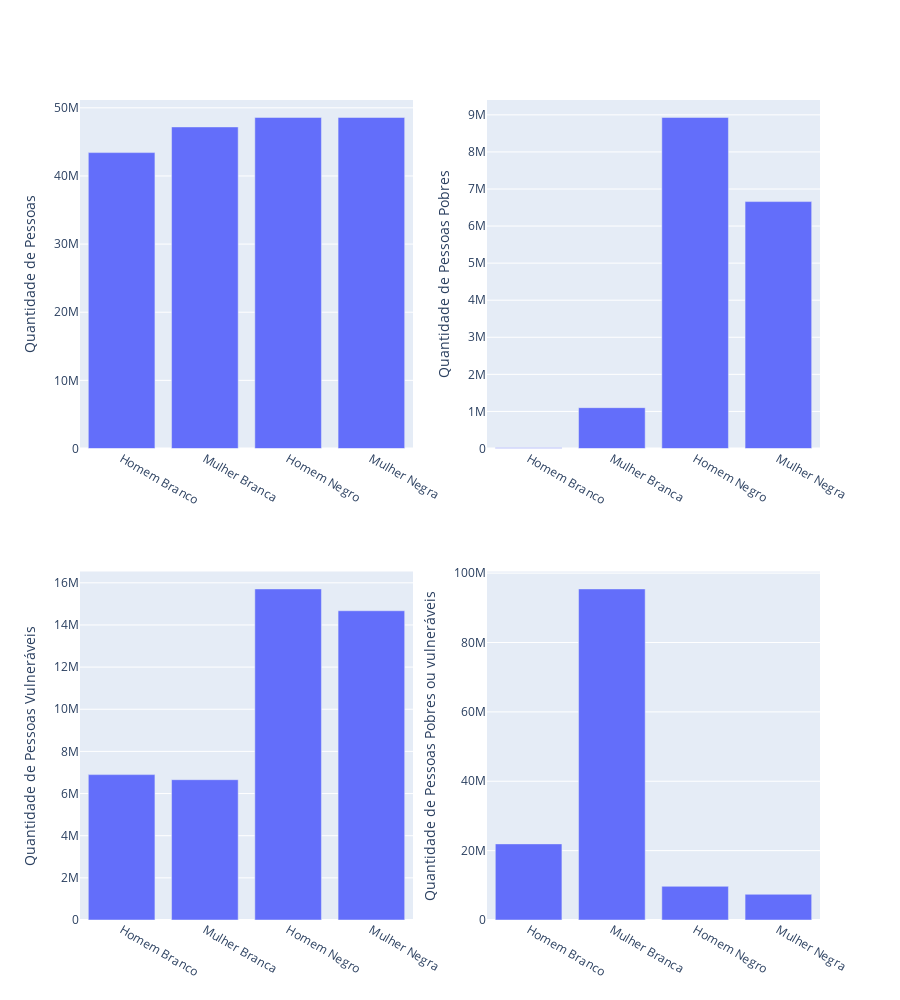

The code cell stored with this chart in its notebook:
### Markdown cell above
## Hora de plotar!!

vamos analisar como cada grupo esta relacionado com a pobreza

### Code cell
dftemp = newDataframe

dftemp = dftemp[(dftemp['local']== 0)]


mapeamento = {
    1: 'Homem Branco',
    2: 'Mulher Branca',
    3: 'Homem Negro',
    4: 'Mulher Negra'
}

dftemp['sxraca'] = dftemp['sxraca'].map(mapeamento)


fig = sp.make_subplots(rows=2, cols=2)

fig1 = px.bar(dftemp, x='sxraca', y='qtd_pessoas')
fig.add_trace(fig1['data'][0], row=1, col=1)

fig2 = px.bar(dftemp, x='sxraca', y='qtd_pes_pobres')
fig.add_trace(fig2['data'][0], row=1, col=2)

fig3 = px.bar(dftemp, x='sxraca', y='qtd_pes_vulneraveis')
fig.add_trace(fig3['data'][0], row=2, col=1)

fig4 = px.bar(dftemp, x='sxraca', y='qtd_pes_pob_vul')
fig.add_trace(fig4['data'][0], row=2, col=2)

fig.update_yaxes(title_text='Quantidade de Pessoas', row=1, col=1)
fig.update_yaxes(title_text='Quantidade de Pessoas Pobres', row=1, col=2)

fig.update_yaxes(title_text='Quantidade de Pessoas Vulneráveis', row=2, col=1)
fig.update_yaxes(title_text='Quantidade de Pessoas Pobres ou vulneráveis', row=2, col=2)
fig.update_layout(height=1000)
fig.show()

### Figure 1 — Plotly figure (JSON) as saved in the notebook; plotly's stock layout.template omitted (floating-point values rounded to 4 significant figures)
{"data": [{"alignmentgroup": "True", "hovertemplate": "sxraca=%{x}<br>qtd_pessoas=%{y}<extra></extra>", "legendgroup": "", "marker": {"color": "#636efa", "pattern": {"shape": ""}}, "name": "", "offsetgroup": "", "orientation": "v", "showlegend": false, "textposition": "auto", "type": "bar", "x": ["Homem Branco", "Mulher Branca", "Homem Negro", "Mulher Negra"], "xaxis": "x", "y": [43426847, 47194434, 48588682, 48582930], "yaxis": "y"}, {"alignmentgroup": "True", "hovertemplate": "sxraca=%{x}<br>qtd_pes_pobres=%{y}<extra></extra>", "legendgroup": "", "marker": {"color": "#636efa", "pattern": {"shape": ""}}, "name": "", "offsetgroup": "", "orientation": "v", "showlegend": false, "textposition": "auto", "type": "bar", "x": ["Homem Branco", "Mulher Branca", "Homem Negro", "Mulher Negra"], "xaxis": "x2", "y": [18497, 1101481, 8930449, 6660391], "yaxis": "y2"}, {"alignmentgroup": "True", "hovertemplate": "sxraca=%{x}<br>qtd_pes_vulneraveis=%{y}<extra></extra>", "legendgroup": "", "marker": {"color": "#636efa", "pattern": {"shape": ""}}, "name": "", "offsetgroup": "", "orientation": "v", "showlegend": false, "textposition": "auto", "type": "bar", "x": ["Homem Branco", "Mulher Branca", "Homem Negro", "Mulher Negra"], "xaxis": "x3", "y": [6898650, 6657896, 15709513, 14673913], "yaxis": "y3"}, {"alignmentgroup": "True", "hovertemplate": "sxraca=%{x}<br>qtd_pes_pob_vul=%{y}<extra></extra>", "legendgroup": "", "marker": {"color": "#636efa", "pattern": {"shape": ""}}, "name": "", "offsetgroup": "", "orientation": "v", "showlegend": false, "textposition": "auto", "type": "bar", "x": ["Homem Branco", "Mulher Branca", "Homem Negro", "Mulher Negra"], "xaxis": "x4", "y": [21945199, 95450001, 9708784, 7407237], "yaxis": "y4"}], "layout": {"height": 1000, "xaxis": {"anchor": "y", "domain": [0, 0.45]}, "xaxis2": {"anchor": "y2", "domain": [0.55, 1]}, "xaxis3": {"anchor": "y3", "domain": [0, 0.45]}, "xaxis4": {"anchor": "y4", "domain": [0.55, 1]}, "yaxis": {"anchor": "x", "domain": [0.575, 1], "title": {"text": "Quantidade de Pessoas"}}, "yaxis2": {"anchor": "x2", "domain": [0.575, 1], "title": {"text": "Quantidade de Pessoas Pobres"}}, "yaxis3": {"anchor": "x3", "domain": [0, 0.425], "title": {"text": "Quantidade de Pessoas Vulneráveis"}}, "yaxis4": {"anchor": "x4", "domain": [0, 0.425], "title": {"text": "Quantidade de Pessoas Pobres ou vulneráveis"}}}}
